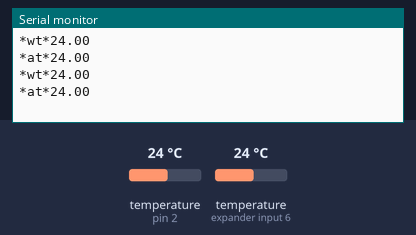
Bench run of a sketch on a simulated Arduino Uno, built with avr-gcc and run on an emulated ATmega328P. On the bench: the last lines printed to the serial monitor. Inputs (shaded band) come from the test bench; at power-on: temperature (sensors on pin 2, expander input 6) 24 °C.

Above: at 4.3 s.
4.4 s: temperature (sensor on pin 2) set to 12 °C
At 7.3 s:
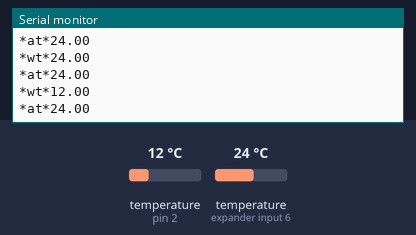
8.1 s: temperature (sensor on expander input 6) set to 12 °C
At 9.8 s:
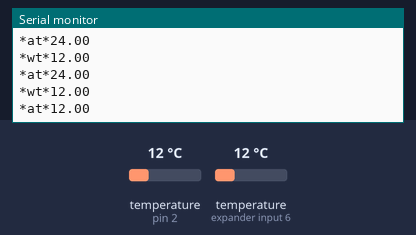
11.8 s: temperature (sensor on pin 2) set to 19 °C
At 12.3 s:
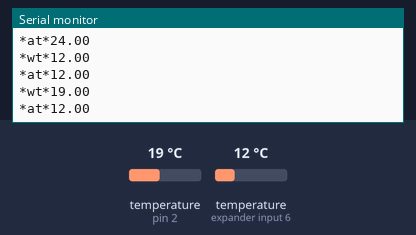
15.5 s: temperature (sensor on expander input 6) set to 19 °C
At 18.4 s:
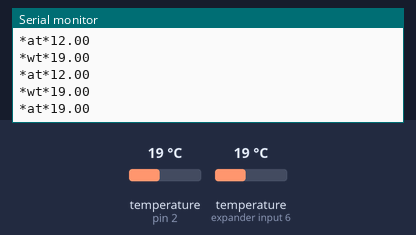
Timing chart, 0 to 19.9 s (numbered marks = the images above; inputs shaded):
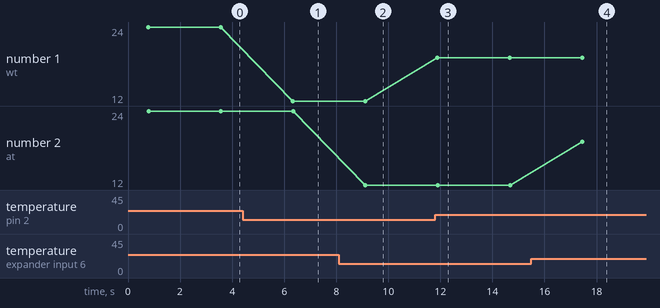

The sketch:

temperature.ino
```cpp
#include <OneWire.h>
// Sensor librarie
#include <DallasTemperature.h>

// Bus One Wire Bus on the arduino pin 2
OneWire oneWire(2);
DallasTemperature sensors(&oneWire);

const int debit = 9600;
//int devicesFound = 0;
int sensorResolution = 12;
String value;

void setup() {
 Serial.begin(debit);
 sensors.begin();

// devicesFound = sensors.getDeviceCount();
// Serial.print(F("Number of sensors : "));
// Serial.println(devicesFound);

 // Resolutions: 9,10,11 or 12
 sensors.setResolution(sensorResolution);
}

void loop() {
  sensors.requestTemperatures();

  value = sensors.getTempCByIndex(0);
  Serial.println("*wt*" + value);

  value = sensors.getTempCByIndex(1);
  Serial.println("*at*" + value);

  delay(2000);
}
```

Measured:
- after the input at 4.4 s, the serial monitor: prints a new line after 1.9 s (image 1)
- after the input at 8.1 s, the serial monitor: prints a new line after 1.0 s (image 2)
- after the input at 11.8 s, the serial monitor: prints a new line after 0.09 s (image 3)
- after the input at 15.5 s, the serial monitor: prints a new line after 2.0 s (image 4)
- plotted number 1: 24 → 12 after the input at 4.4 s, 12 → 19 after the input at 11.8 s
